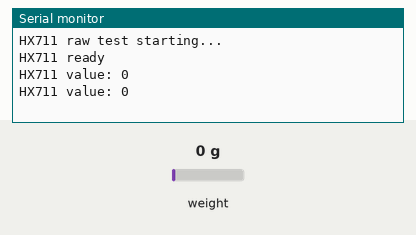
This sketch was run on a simulated ESP32. Parts: the last lines printed to the serial monitor. The inputs (shaded band) are chosen by the test bench; at power-on: weight on the scale 0 g.

Above: at 3.2 s.
3.3 s: weight on the scale set to 100 g
At 3.8 s:
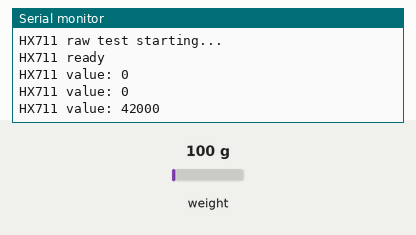
4.8 s: weight on the scale set to 1250 g
At 5.6 s:
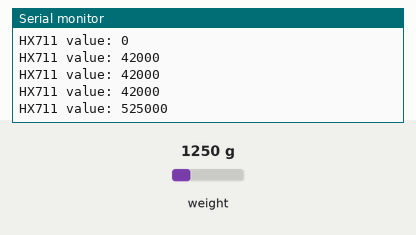
Timing chart, 0 to 7.8 s (numbered marks = the images above; inputs shaded):
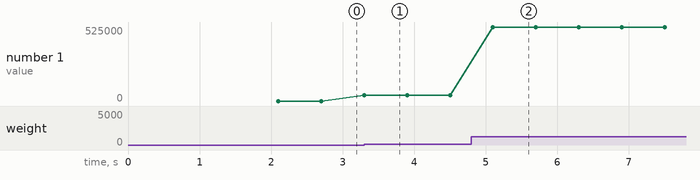

Measured:
- after the input at 3.3 s, the serial monitor: prints a new line at once (image 1)
- after the input at 4.8 s, the serial monitor: prints a new line after 0.30 s (image 2)
- plotted number 1: 0 → 42000 after the input at 3.3 s, 42000 → 525000 after the input at 4.8 s

The sketch:

hx711_test.ino
```cpp
#include "HX711.h"

// ESP32 pins
#define HX711_DOUT 19
#define HX711_SCK  18

HX711 scale;

void setup() {
  Serial.begin(115200);
  delay(2000);

  Serial.println("HX711 raw test starting...");

  scale.begin(HX711_DOUT, HX711_SCK);

  Serial.println("HX711 ready");
}

void loop() {
  if (scale.is_ready()) {
    long value = scale.read();
    Serial.print("HX711 value: ");
    Serial.println(value);
  } else {
    Serial.println("HX711 not ready");
  }

  delay(500);
}
```
